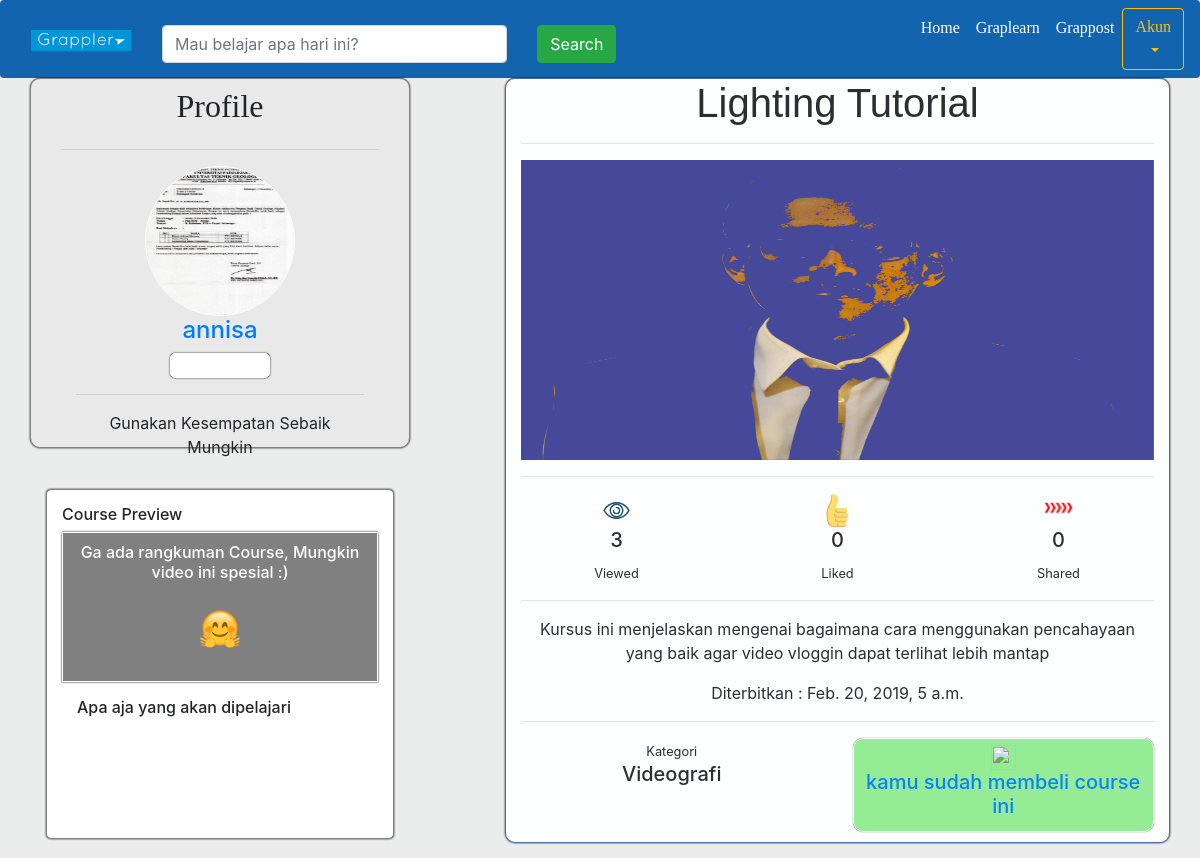
Page /graplearn/detail/15/ (signed in) on the committed database.
### graplearn/models.py (models this page shows, shortened)
class Course(models.Model):
	user = models.ForeignKey(User, on_delete=models.CASCADE)
	judul = models.CharField(max_length=30)
	thumbnail = models.ImageField(default='mantap.png',blank=True,upload_to='course/')
	kategori = models.CharField(max_length=30)
	harga = models.PositiveIntegerField()
	deskripsi = models.TextField(max_length=300)
	published = models.DateTimeField(auto_now_add=True)
	like = models.PositiveIntegerField(default=0)
	view = models.PositiveIntegerField(default=0)
	share = models.PositiveIntegerField(default=0)
	discount = models.DecimalField(decimal_places=2, max_digits=10,default=0)

### akun/models.py (models this page shows, shortened)
class Profile(models.Model):
	user 			= models.OneToOneField(User, on_delete=models.CASCADE)
	nama 			= models.CharField(max_length=25)
	PILIHAN_STATUS  = (
			('Reguler', 'Reguler'),
			('Premium', 'Premium'),
		)
	status			= models.CharField(max_length=25, choices=PILIHAN_STATUS) # ini nanti hapus
	username		= models.CharField(max_length=25) #ini hapus aja
	waktu_lahir 	= models.DateField(auto_now_add=True)
	bio				= models.TextField(max_length=300, blank=True)
	foto 			= models.ImageField(default='mantap.jpg',blank=True)
	koin			= models.PositiveIntegerField() # ini nanti dibuat class sendiri aja
	alamat 			= models.CharField(max_length=50, blank=True)
	thumbnail 		= models.ImageField(blank=True,default='student.png')
	deskripsi_kanal = models.TextField(blank=True)
	kontak			= models.PositiveIntegerField(blank=True,default=0)
	PILIHAN_LEVEL = (
			('1','Novice'),
			('2','Beginner'),
			('3','Competent'),
			('4','Master'),
			('5','Expert'),
			('6','Legend'),
		)
	user_level		= models.CharField(max_length=1,choices=PILIHAN_LEVEL,default='1')

### graplearn/views.py (the view)
# urls.py: re_path(r'^detail/(?P<id_detail>[0-9]+)/$',views.detailCourse, name='detailcourse'),
@login_required
def detailCourse(request, id_detail):
	current_user = User.objects.get(id = request.user.id)
	detailCourse = Course.objects.get(id = id_detail)
	userCourses = MyCourse.objects.get(user = request.user)
	userCourses = userCourses.courses.all()
	videoCoursesQuery = VideoCourse.objects.filter(course_id = detailCourse.id)
	videoCourses = []
	for video in videoCoursesQuery:
		videoCourses.append(video)
	print(videoCourses)
	videoComment = []
	for video in videoCourses:
		videoComment.append(VideoComment.objects.filter(videoCourse_id = video.id))
	print(videoComment)
	zipList = zip(videoCourses,videoComment)
	print(zipList)
	demovid = None
	videoDescript = []
	for desc in videoCourses:
		videoDescript.append(desc.judul)
	try:
		demovid = videoCourses[0]
	except:
		demovid = 'Tidak ada rangkuman Course'
	context = {
		'judul' : 'Detail',
		'jumboTag' : 'Coba Sekarang!',
		'detailCourse' : detailCourse,
		'userCourses' : userCourses,
		'videoCourses' : videoCourses,
		'videoDescript' : videoDescript,
		'videoComment' : videoComment
	}
	if demovid != 'Tidak ada rangkuman Course':
		context['demovid'] = demovid
	if current_user == detailCourse.user:
		context['authUser'] = True
	if not detailCourse in userCourses:
		context['videoCourses'] = None;
	return render(request,'graplearn/detailcourse.html', context)

### graplearn/templates/graplearn/detailcourse.html (shortened to what this page needs)
{% extends "base.html" %}
{% load static %}
{% block cssOpt %}
	<link rel="stylesheet" href="{% static "css/graplearn/detailcourse.css" %}">
{% endblock cssOpt %}
{% block konten1 %}
	<div class="container">
		<div class="row">
			<div class="col-sm-4" id='profilesection'>
				<div class="container">
					<div class="row">
						<div class="col-sm-12 mt-2 text-center">
							<h2>Profile</h2>
						</div>
					</div>
					<hr>
					<div class="container userprofile text-center">
						<img src="{{detailCourse.user.profile.foto.url}}" alt="">
						<h4><a href="{% url "akun:otherprofile" detailCourse.user.id %}">{{detailCourse.user.profile.nama}}</a></h4>
						<div class="boxlevel">
							<small>{{detailCourse.user.profile.get_user_level_display}}</small>
						</div>
						<hr>
						<p>{{detailCourse.user.profile.bio}}</p>
					</div>
				</div>
				<div class="container coursedemo">
					<div class="videodemo">
						<h6>Course Preview</h6>
						{% if demovid %}
							<video src="{{demovid.video.url}}" oncontextmenu="return false" controls=""></video>
						{% else %}
							<div class="container videoempty">
								<h6>Ga ada rangkuman Course, Mungkin video ini spesial :)</h6>
								<img src="{% static "img/empty.png" %}" alt="">
							</div>
						{% endif %}
					</div>
					<div class="container judul mt-3"><h6>Apa aja yang akan dipelajari</h6></div>
				</div>
			</div>
			<div class="col-sm-1">
				<div class="container bordercontainer"></div>
			</div>
			<div class="col-sm-7" id='coursesection'>
				<div class="detailcourse">
					<h1>{{detailCourse.judul}}</h1>
					<hr>
					<img src="{{detailCourse.thumbnail.url}}" alt="">
				</div>
				<hr>
				<div class="coursestatus">
					<div class="row">
						<div class="col-sm-4">
							<img src="{% static "img/view.png" %}" alt="">
							<h5>{{detailCourse.view}}</h5>
							<small>Viewed</small>
						</div>
						<div class="col-sm-4">
							<img src="{% static "img/like.png" %}" alt="">
							<h5>{{detailCourse.like}}</h5>
							<small>Liked</small>
						</div>
						<div class="col-sm-4">
							<img src="{% static "img/share.png" %}" alt="">
							<h5>{{detailCourse.share}}</h5>
							<small>Shared</small>
						</div>
					</div>
					<hr>
					<p>{{detailCourse.deskripsi}}</p>
					<p>Diterbitkan : {{detailCourse.published}}</p>
					<hr>
					<div class="row">
						<div class="col-sm-6">
							<small>Kategori</small>
							<h5>{{detailCourse.kategori}}</h5>
						</div>
						<div class="col-sm-6">
							<a href="{% url "graplearn:buycourse" detailCourse.id %}">
								<div class="harga">
									<img src="{% static "img/coin.png" %}" alt="">
									{% if not detailCourse in userCourses %}
										<h5>{{detailCourse.harga}}</h5>
									{% else %}
										<h5>kamu sudah membeli course ini</h5>
									{% endif %}
								</div>
							</a>
						</div>
					</div>
				</div>
			</div>
		</div>
	</div>
{% endblock konten1 %}

### static/css/basestyle.css (style rules this page uses)
body { background-color: #EBECEC; }

### static/css/graplearn/detailcourse.css (style rules this page uses)
#profilesection { background-color:#E9E9E9; border: 1px solid grey; border-radius: 10px; box-shadow: 0 0 2px black; height:370px; }
#coursesection { background-color:white; box-shadow: 0 0 2px black; border: 1px solid #4A65AD; border-radius: 10px; opacity: 0.95; }
div#profilesection h2 { font-family: Quicksand; }
div.userprofile img { width:150px; height: 150px; border-radius: 50%; border:1px solid white; }
div.bordercontainer { background-color:transparent; height:380px; width:2px; }
div.container.coursedemo { background-color: white; margin: auto; margin-top: 30px; width:100%; border:1px solid grey; box-shadow: 0 0 2px black; border-radius: 5px; padding:15px; height: 350px; overflow: auto; }
div.container.coursedemo div.videoempty { border:1px solid white; box-shadow: 0 0 2px black; line-height: 150px; text-align: center; width:100%; height:150px; background-color: grey; padding:10px; }
div.container.coursedemo div.videoempty h6 { color:white; }
div.container.coursedemo div.videoempty img { margin-top: -75px; width:40px; height: 40px; }
div.detailcourse h1 { font-family: Tahoma, Verdana, Segoe, sans-serif; }
div.userprofile div.boxlevel { background-color:white; width:35%; margin:auto; height:25px; border:1px solid white; border-radius: 5px; box-shadow: 0 0 2px black }
div.userprofile div.boxlevel small { color: white; font-family: Segoe UI; line-height: 25px; }
div.detailcourse { text-align: center; }
div.coursestatus { text-align: center; }
div.coursestatus img { width:35px; height:35px; }
div#coursesection div.detailcourse img { width:100%; height:300px; }
div.harga { background-color: lightgreen; border-radius: 10px; padding:5px; margin-bottom: 10px; position: relative; border:1px solid white; box-shadow: 0 0 1px black }
div.harga img { width: 25px; height:25px; }

### rows in the picture
Course: user.profile.foto (picture), user.profile.nama "annisa", user.profile.bio "Gunakan Kesempatan Sebaik Mungkin", judul "Lighting Tutorial", thumbnail (picture), view "3", like "0", share "0", deskripsi "Kursus ini menjelaskan mengenai bagaimana cara menggunakan pencahayaan yang baik agar video vloggin dapat terlihat lebih mantap", published "Feb. 20, 2019, 5 a.m.", kategori "Videografi"
